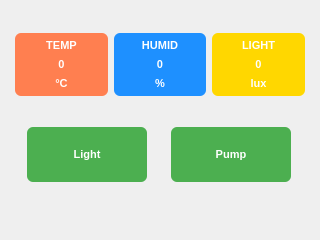
<?xml version="1.0" encoding="UTF-8"?>
<ui version="4.0">
 <class>MainWindow</class>
 <widget class="QMainWindow" name="MainWindow">
  <property name="geometry">
   <rect>
    <x>0</x>
    <y>0</y>
    <width>320</width>
    <height>240</height>
   </rect>
  </property>
  <property name="windowTitle">
   <string>MainWindow</string>
  </property>
  <property name="styleSheet">
   <string notr="true">

#centralWidget { background: rgba(32, 80, 96, 100); }

#centralWidget {
  background-color: qlineargradient(spread:reflect, x1:0.5,
  y1:0, x2:0, y2:0, stop:0 rgba(91, 204, 233, 100), stop:1
  rgba(32, 80, 96, 100));
}

* {
  font-family: &quot;Segoe UI&quot;;
  font-size: 11pt;
}

QLabel { color: black; }

#logoLabel {
  color: green;
  font-size: 14pt;
  font-weight: bold;
}

#tempFrame { background-color: #FF7F50; }
#humidFrame { background-color: #1E90FF; }
#lightFrame { background-color: #FFD700; }

#tempFrame, #humidFrame, #lightFrame {
  border-width: 0px;
  border-radius: 6px;
}

QFrame#tempFrame QLabel,
QFrame#humidFrame QLabel,
QFrame#lightFrame QLabel {
  color: white;
  font-weight: bold;
  font-size: 8pt
}

#tempValLabel, #humidValLabel, #lightValLabel { font-size: 10pt }

#lightButton, #pumpButton {
  color: white;
  background-color: #4CAF50;
  text-align: center;
  icon-size: 24px 24px;
  font-size: 8pt;
  font-weight: bold;
  border-width: 0px;
  border-radius: 6px;
}

</string>
  </property>
  <widget class="QWidget" name="centralwidget">
   <layout class="QVBoxLayout" name="verticalLayout">
    <item>
     <spacer name="verticalSpacer">
      <property name="orientation">
       <enum>Qt::Vertical</enum>
      </property>
      <property name="sizeHint" stdset="0">
       <size>
        <width>20</width>
        <height>40</height>
       </size>
      </property>
     </spacer>
    </item>
    <item>
     <layout class="QHBoxLayout" name="horizontalLayout">
      <property name="leftMargin">
       <number>6</number>
      </property>
      <property name="topMargin">
       <number>0</number>
      </property>
      <property name="rightMargin">
       <number>6</number>
      </property>
      <item>
       <widget class="QFrame" name="tempFrame">
        <property name="frameShape">
         <enum>QFrame::StyledPanel</enum>
        </property>
        <property name="frameShadow">
         <enum>QFrame::Raised</enum>
        </property>
        <layout class="QVBoxLayout" name="verticalLayout_8">
         <property name="spacing">
          <number>6</number>
         </property>
         <property name="leftMargin">
          <number>0</number>
         </property>
         <property name="topMargin">
          <number>6</number>
         </property>
         <property name="rightMargin">
          <number>0</number>
         </property>
         <property name="bottomMargin">
          <number>6</number>
         </property>
         <item>
          <widget class="QLabel" name="tempTitleLabel">
           <property name="text">
            <string>TEMP</string>
           </property>
           <property name="alignment">
            <set>Qt::AlignCenter</set>
           </property>
          </widget>
         </item>
         <item>
          <widget class="QLabel" name="tempValLabel">
           <property name="font">
            <font>
             <family>Segoe UI</family>
             <pointsize>8</pointsize>
             <weight>75</weight>
             <bold>true</bold>
            </font>
           </property>
           <property name="text">
            <string>0</string>
           </property>
           <property name="alignment">
            <set>Qt::AlignCenter</set>
           </property>
          </widget>
         </item>
         <item>
          <widget class="QLabel" name="tempUnitLabel">
           <property name="text">
            <string>°C</string>
           </property>
           <property name="alignment">
            <set>Qt::AlignCenter</set>
           </property>
          </widget>
         </item>
        </layout>
       </widget>
      </item>
      <item>
       <widget class="QFrame" name="humidFrame">
        <property name="frameShape">
         <enum>QFrame::StyledPanel</enum>
        </property>
        <property name="frameShadow">
         <enum>QFrame::Raised</enum>
        </property>
        <layout class="QVBoxLayout" name="verticalLayout_9">
         <property name="leftMargin">
          <number>0</number>
         </property>
         <property name="topMargin">
          <number>6</number>
         </property>
         <property name="rightMargin">
          <number>0</number>
         </property>
         <property name="bottomMargin">
          <number>6</number>
         </property>
         <item>
          <widget class="QLabel" name="humidTitleLabel">
           <property name="text">
            <string>HUMID</string>
           </property>
           <property name="alignment">
            <set>Qt::AlignCenter</set>
           </property>
          </widget>
         </item>
         <item>
          <widget class="QLabel" name="humidValLabel">
           <property name="font">
            <font>
             <family>Segoe UI</family>
             <pointsize>8</pointsize>
             <weight>75</weight>
             <bold>true</bold>
            </font>
           </property>
           <property name="text">
            <string>0</string>
           </property>
           <property name="alignment">
            <set>Qt::AlignCenter</set>
           </property>
          </widget>
         </item>
         <item>
          <widget class="QLabel" name="humidUnitLabel">
           <property name="text">
            <string>%</string>
           </property>
           <property name="alignment">
            <set>Qt::AlignCenter</set>
           </property>
          </widget>
         </item>
        </layout>
       </widget>
      </item>
      <item>
       <widget class="QFrame" name="lightFrame">
        <property name="frameShape">
         <enum>QFrame::StyledPanel</enum>
        </property>
        <property name="frameShadow">
         <enum>QFrame::Raised</enum>
        </property>
        <layout class="QVBoxLayout" name="verticalLayout_10">
         <property name="leftMargin">
          <number>0</number>
         </property>
         <property name="topMargin">
          <number>6</number>
         </property>
         <property name="rightMargin">
          <number>0</number>
         </property>
         <property name="bottomMargin">
          <number>6</number>
         </property>
         <item>
          <widget class="QLabel" name="lightTitleLabel">
           <property name="text">
            <string>LIGHT</string>
           </property>
           <property name="alignment">
            <set>Qt::AlignCenter</set>
           </property>
          </widget>
         </item>
         <item>
          <widget class="QLabel" name="lightValLabel">
           <property name="font">
            <font>
             <family>Segoe UI</family>
             <pointsize>8</pointsize>
             <weight>75</weight>
             <bold>true</bold>
            </font>
           </property>
           <property name="text">
            <string>0</string>
           </property>
           <property name="alignment">
            <set>Qt::AlignCenter</set>
           </property>
          </widget>
         </item>
         <item>
          <widget class="QLabel" name="lightUnitLabel">
           <property name="text">
            <string>lux</string>
           </property>
           <property name="alignment">
            <set>Qt::AlignCenter</set>
           </property>
          </widget>
         </item>
        </layout>
       </widget>
      </item>
     </layout>
    </item>
    <item>
     <spacer name="verticalSpacer_2">
      <property name="orientation">
       <enum>Qt::Vertical</enum>
      </property>
      <property name="sizeHint" stdset="0">
       <size>
        <width>20</width>
        <height>40</height>
       </size>
      </property>
     </spacer>
    </item>
    <item>
     <layout class="QHBoxLayout" name="horizontalLayout_2">
      <property name="topMargin">
       <number>0</number>
      </property>
      <item>
       <widget class="QPushButton" name="lightButton">
        <property name="sizePolicy">
         <sizepolicy hsizetype="Fixed" vsizetype="Fixed">
          <horstretch>0</horstretch>
          <verstretch>0</verstretch>
         </sizepolicy>
        </property>
        <property name="minimumSize">
         <size>
          <width>120</width>
          <height>55</height>
         </size>
        </property>
        <property name="focusPolicy">
         <enum>Qt::NoFocus</enum>
        </property>
        <property name="text">
         <string>Light</string>
        </property>
        <property name="icon">
         <iconset resource="resources.qrc">
          <normaloff>:/icons/icons/light.png</normaloff>:/icons/icons/light.png</iconset>
        </property>
       </widget>
      </item>
      <item>
       <widget class="QPushButton" name="pumpButton">
        <property name="sizePolicy">
         <sizepolicy hsizetype="Fixed" vsizetype="Fixed">
          <horstretch>0</horstretch>
          <verstretch>0</verstretch>
         </sizepolicy>
        </property>
        <property name="minimumSize">
         <size>
          <width>120</width>
          <height>55</height>
         </size>
        </property>
        <property name="focusPolicy">
         <enum>Qt::NoFocus</enum>
        </property>
        <property name="text">
         <string>Pump</string>
        </property>
        <property name="icon">
         <iconset resource="resources.qrc">
          <normaloff>:/icons/icons/pump.png</normaloff>:/icons/icons/pump.png</iconset>
        </property>
       </widget>
      </item>
     </layout>
    </item>
    <item>
     <spacer name="verticalSpacer_4">
      <property name="orientation">
       <enum>Qt::Vertical</enum>
      </property>
      <property name="sizeHint" stdset="0">
       <size>
        <width>20</width>
        <height>40</height>
       </size>
      </property>
     </spacer>
    </item>
    <item>
     <spacer name="verticalSpacer_3">
      <property name="orientation">
       <enum>Qt::Vertical</enum>
      </property>
      <property name="sizeHint" stdset="0">
       <size>
        <width>20</width>
        <height>40</height>
       </size>
      </property>
     </spacer>
    </item>
   </layout>
  </widget>
 </widget>
 <resources>
  <include location="resources.qrc"/>
 </resources>
 <connections/>
</ui>
